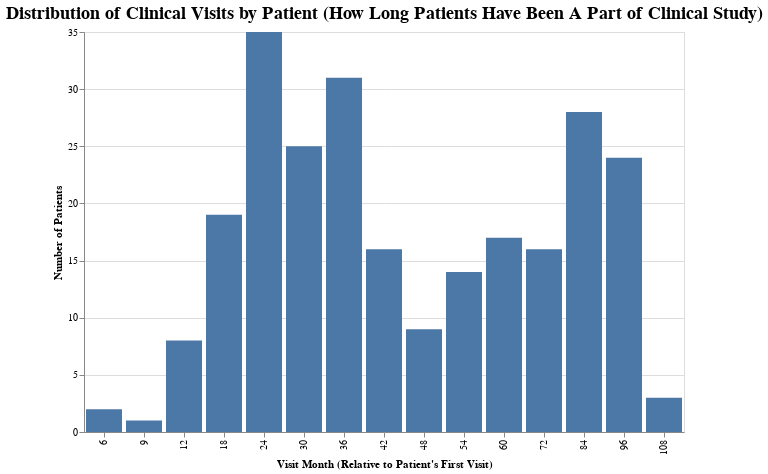

Source (notebook cell):
### Code cell
# Create an Altair chart object
chart = alt.Chart(df_visit_month).mark_bar().encode(
    x=alt.X('visit_month:O', title="Visit Month (Relative to Patient's First Visit)"),
    y=alt.Y('count()', title="Number of Patients")
)

# Customize the chart
chart = chart.properties(
    title={
        'text': 'Distribution of Clinical Visits by Patient (How Long Patients Have Been A Part of Clinical Study)',
        'fontSize': 18,
        'fontWeight': 'bold'
    },
    width=600,
    height=400
)

# Display the chart
chart

### Figure 1 — Vega-Lite specification as saved in the notebook (floating-point values rounded to 4 significant figures; data arrays with more than 128 entries replaced by an {"elided": "..."} marker saying what was removed)
{"config": {"view": {"continuousWidth": 400, "continuousHeight": 300}}, "data": {"name": "data-3cba4c4533ddb81831607e0579ca92fd"}, "mark": "bar", "encoding": {"x": {"field": "visit_month", "title": "Visit Month (Relative to Patient's First Visit)", "type": "ordinal"}, "y": {"aggregate": "count", "title": "Number of Patients", "type": "quantitative"}}, "height": 400, "title": {"text": "Distribution of Clinical Visits by Patient (How Long Patients Have Been A Part of Clinical Study)", "fontSize": 18, "fontWeight": "bold"}, "width": 600, "$schema": "https://vega.github.io/schema/vega-lite/v4.17.0.json", "datasets": {"data-3cba4c4533ddb81831607e0579ca92fd": {"elided": "248 records"}}}
